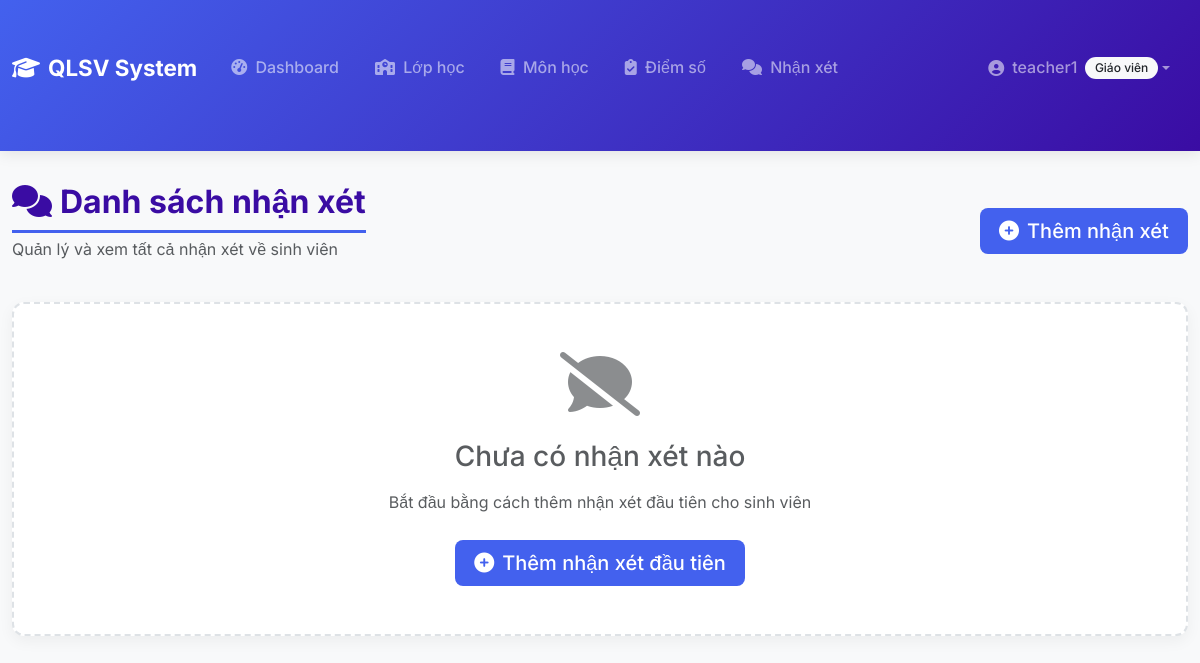
/teacher/notes/ (signed in), run on an earlier commit of the app's database.
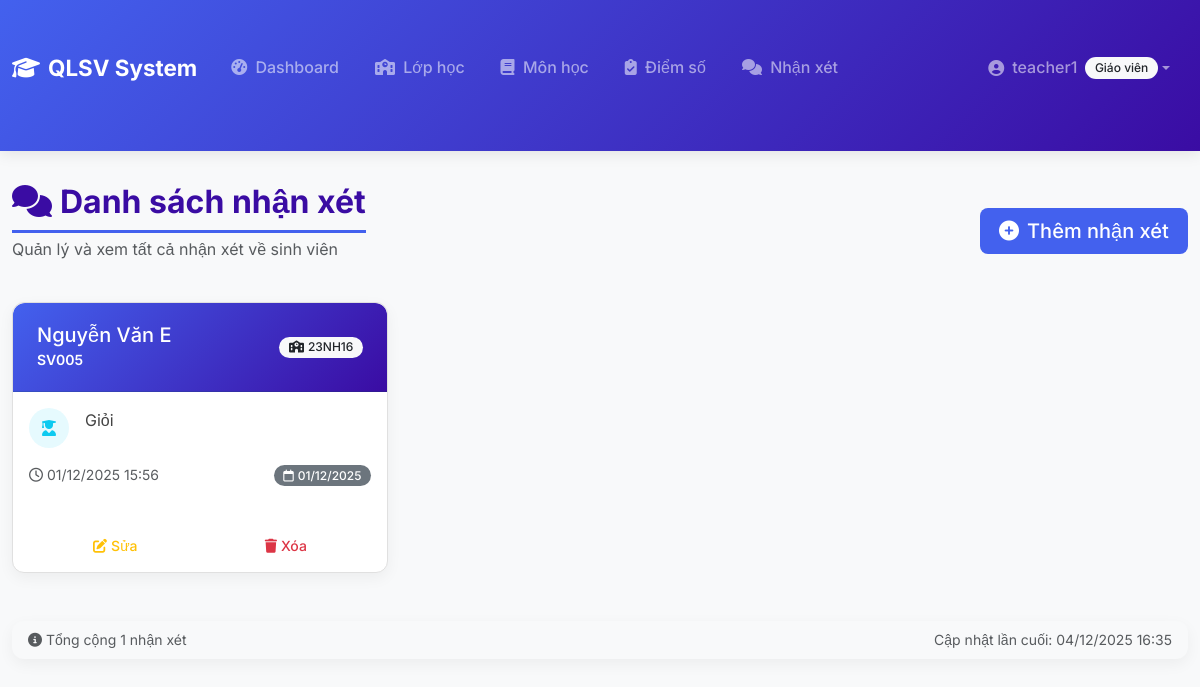
And on a later commit of the database.
### accounts/models.py (models this page shows, shortened)
class CustomUser(AbstractUser):
    ROLE_CHOICES = (
        ('admin', 'Admin'),
        ('teacher', 'Giáo viên'),
        ('student', 'Sinh viên'),
    )
    role = models.CharField(max_length=10, choices=ROLE_CHOICES, default='student')

### teacher/models.py (models this page shows, shortened)
class TeacherNote(models.Model):
    teacher = models.ForeignKey(
        User,
        on_delete=models.CASCADE,
        related_name='teacher_notes',
        limit_choices_to={'role': 'teacher'},
        verbose_name="Giáo viên"
    )
    student = models.ForeignKey(
        Student,
        on_delete=models.CASCADE,
        related_name='teacher_notes',
        verbose_name="Sinh viên"
    )
    class_obj = models.ForeignKey(
        Class,
        on_delete=models.CASCADE,
        related_name='teacher_notes',
        null=True,
        blank=True,
        verbose_name="Lớp học"
    )
    note = models.TextField(verbose_name="Nhận xét/Ghi chú")
    created_at = models.DateTimeField(auto_now_add=True)
    updated_at = models.DateTimeField(auto_now=True)
    class Meta:
        verbose_name = "Nhận xét giáo viên"
        verbose_name_plural = "Nhận xét giáo viên"
        ordering = ['-created_at']

### student/models.py (models this page shows, shortened)
class Student(models.Model):
    user = models.OneToOneField(User, on_delete=models.CASCADE, null=True, blank=True)
    ma_sv = models.CharField(max_length=20, unique=True)  # Mã sinh viên
    ho_ten = models.CharField(max_length=100)
    ngay_sinh = models.DateField()
    lop = models.CharField(max_length=50)
    email = models.EmailField(unique=True)

### classes/models.py (models this page shows, shortened)
class Class(models.Model):
    ma_lop = models.CharField(max_length=20, unique=True, verbose_name="Mã lớp")
    ten_lop = models.CharField(max_length=100, verbose_name="Tên lớp")
    giao_vien_chu_nhiem = models.ForeignKey(
        User,
        on_delete=models.SET_NULL,
        null=True,
        blank=True,
        related_name='classes_managed',
        limit_choices_to={'role': 'teacher'},
        verbose_name="Giáo viên chủ nhiệm"
    )
    students = models.ManyToManyField(
        Student,
        related_name='classes',
        blank=True,
        verbose_name="Sinh viên"
    )
    nam_hoc = models.CharField(max_length=20, default="2024-2025", verbose_name="Năm học")
    created_at = models.DateTimeField(auto_now_add=True)
    updated_at = models.DateTimeField(auto_now=True)
    class Meta:
        verbose_name = "Lớp học"
        verbose_name_plural = "Lớp học"
        ordering = ['ma_lop']

### teacher/views.py (the view)
# urls.py: path('notes/', views.teacher_note_list, name='teacher_note_list'),
@login_required
@user_passes_test(is_teacher)
def teacher_note_list(request):
    teacher = request.user
    notes = TeacherNote.objects.filter(teacher=teacher).select_related('student', 'class_obj').order_by('-created_at')
    return render(request, 'teacher/note_list.html', {
        'teacher': teacher,
        'notes': notes
    })

### teacher/views.py (called while the page is built)
def is_teacher(user):
    return user.is_authenticated and user.role == 'teacher'

### teacher/templates/teacher/note_list.html (shortened to what this page needs)
{% extends 'base.html' %}
{% block content %}
<div class="row mb-4">
    <div class="col-12">
        <div class="d-flex justify-content-between align-items-center">
            <div>
                <h2 class="page-title mb-1"><i class="fas fa-comments me-2"></i>Danh sách nhận xét</h2>
                <p class="text-muted">Quản lý và xem tất cả nhận xét về sinh viên</p>
            </div>
            <a href="{% url 'teacher_note_create' %}" class="btn btn-primary btn-lg">
                <i class="fas fa-plus-circle me-2"></i>Thêm nhận xét
            </a>
        </div>
    </div>
</div>
{% if notes %}
    <div class="row">
        {% for note in notes %}
            <div class="col-xl-4 col-lg-6 mb-4">
                <div class="card h-100 border-hover">
                    <div class="card-header d-flex justify-content-between align-items-center bg-gradient-primary text-white">
                        <div>
                            <h5 class="mb-0">{{ note.student.ho_ten }}</h5>
                            <small>{{ note.student.ma_sv }}</small>
                        </div>
                        {% if note.class_obj %}
                            <span class="badge bg-light text-dark">
                                <i class="fas fa-school me-1"></i>{{ note.class_obj.ma_lop }}
                            </span>
                        {% endif %}
                    </div>
                    <div class="card-body">
                        <div class="d-flex mb-3">
                            <div class="flex-shrink-0">
                                <div class="avatar-circle-sm bg-info bg-opacity-10 text-info">
                                    <i class="fas fa-user-graduate"></i>
                                </div>
                            </div>
                            <div class="flex-grow-1 ms-3">
                                <p class="card-text note-content">{{ note.note }}</p>
                            </div>
                        </div>
                        <div class="d-flex justify-content-between align-items-center">
                            <small class="text-muted">
                                <i class="far fa-clock me-1"></i>{{ note.created_at|date:"d/m/Y H:i" }}
                            </small>
                            <span class="badge bg-secondary">
                                <i class="far fa-calendar me-1"></i>{{ note.created_at|date:"d/m/Y" }}
                            </span>
                        </div>
                    </div>
                    <div class="card-footer bg-transparent border-top-0 pt-0">
                        <div class="btn-group w-100" role="group">
                            <a href="{% url 'teacher_note_update' note.pk %}" class="btn btn-outline-warning btn-sm">
                                <i class="fas fa-edit me-1"></i>Sửa
                            </a>
                            <a href="{% url 'teacher_note_delete' note.pk %}" class="btn btn-outline-danger btn-sm">
                                <i class="fas fa-trash me-1"></i>Xóa
                            </a>
                        </div>
                    </div>
                </div>
            </div>
        {% endfor %}
    </div>
    <div class="row mt-4">
        <div class="col-12">
            <div class="card bg-light">
                <div class="card-body py-2">
                    <div class="d-flex justify-content-between align-items-center">
                        <small class="text-muted">
                            <i class="fas fa-info-circle me-1"></i>Tổng cộng {{ notes|length }} nhận xét
                        </small>
                        <small class="text-muted">
                            Cập nhật lần cuối: {% now "d/m/Y H:i" %}
                        </small>
                    </div>
                </div>
            </div>
        </div>
    </div>
{% else %}
    <div class="row">
        <div class="col-12">
            <div class="card border-dashed">
                <div class="card-body text-center py-5">
                    <div class="empty-state-icon mb-4">
                        <i class="fas fa-comment-slash fa-4x text-muted"></i>
                    </div>
                    <h3 class="text-muted mb-3">Chưa có nhận xét nào</h3>
                    <p class="text-muted mb-4">Bắt đầu bằng cách thêm nhận xét đầu tiên cho sinh viên</p>
                    <a href="{% url 'teacher_note_create' %}" class="btn btn-primary btn-lg">
                        <i class="fas fa-plus-circle me-2"></i>Thêm nhận xét đầu tiên
                    </a>
                </div>
            </div>
        </div>
    </div>
{% endif %}
{% endblock %}

### student/templates/base.html (shortened to what this page needs)
<!DOCTYPE html>
<html lang="vi">
<head>
    <link href="https://cdn.jsdelivr.net/npm/bootstrap@5.3.3/dist/css/bootstrap.min.css" rel="stylesheet">
    <link rel="stylesheet" href="https://cdnjs.cloudflare.com/ajax/libs/font-awesome/6.4.0/css/all.min.css">
</head>
<body class="bg-light">
<nav class="navbar navbar-expand-lg navbar-dark" style="background: linear-gradient(135deg, var(--primary-color), var(--secondary-color));">
    <div class="container">
        <a class="navbar-brand d-flex align-items-center" href="{% if user.is_authenticated %}{% url 'home' %}{% else %}{% url 'login' %}{% endif %}">
            <i class="fas fa-graduation-cap me-2"></i>
            <span>QLSV System</span>
        </a>
        <div class="collapse navbar-collapse" id="navbarNav">
            <ul class="navbar-nav me-auto">
                {% if user.is_authenticated %}
                    {% if user.role == 'admin' %}
                        <li class="nav-item dropdown">
                            <a class="nav-link dropdown-toggle" href="#" id="adminDropdown" role="button" data-bs-toggle="dropdown">
                                <i class="fas fa-tachometer-alt me-1"></i> Quản trị
                            </a>
                            <ul class="dropdown-menu">
                                <li><a class="dropdown-item" href="{% url 'dashboard' %}">
                                    <i class="fas fa-chart-line me-2"></i>Dashboard
                                </a></li>
                                <li><hr class="dropdown-divider"></li>
                                <li><h6 class="dropdown-header">Quản lý hệ thống</h6></li>
                                <li><a class="dropdown-item" href="{% url 'admin_user_list' %}">
                                    <i class="fas fa-users-cog me-2"></i>Tài khoản người dùng
                                </a></li>
                                <li><a class="dropdown-item" href="{% url 'admin_teacher_list' %}">
                                    <i class="fas fa-chalkboard-teacher me-2"></i>Giáo viên
                                </a></li>
                            </ul>
                        </li>
                        <li class="nav-item">
                            <a href="{% url 'student_list' %}" class="nav-link">
                                <i class="fas fa-users me-1"></i> Sinh viên
                            </a>
                        </li>
                        <li class="nav-item">
                            <a href="{% url 'class_list' %}" class="nav-link">
                                <i class="fas fa-school me-1"></i> Lớp học
                            </a>
                        </li>
                        <li class="nav-item">
                            <a href="{% url 'subject_list' %}" class="nav-link">
                                <i class="fas fa-book me-1"></i> Môn học
                            </a>
                        </li>
                        <li class="nav-item">
                            <a href="{% url 'grade_list' %}" class="nav-link">
                                <i class="fas fa-clipboard-check me-1"></i> Điểm số
                            </a>
                        </li>
                    {% elif user.role == 'teacher' %}
                        <li class="nav-item">
                            <a href="{% url 'teacher_dashboard' %}" class="nav-link">
                                <i class="fas fa-tachometer-alt me-1"></i> Dashboard
                            </a>
                        </li>
                        <li class="nav-item">
                            <a href="{% url 'class_list' %}" class="nav-link">
                                <i class="fas fa-school me-1"></i> Lớp học
                            </a>
                        </li>
                        <li class="nav-item">
                            <a href="{% url 'subject_list' %}" class="nav-link">
                                <i class="fas fa-book me-1"></i> Môn học
                            </a>
                        </li>
                        <li class="nav-item">
                            <a href="{% url 'grade_list' %}" class="nav-link">
                                <i class="fas fa-clipboard-check me-1"></i> Điểm số
                            </a>
                        </li>
                        <li class="nav-item">
                            <a href="{% url 'teacher_note_list' %}" class="nav-link">
                                <i class="fas fa-comments me-1"></i> Nhận xét
                            </a>
                        </li>
                    {% endif %}
                {% endif %}
            </ul>
            <ul class="navbar-nav">
                {% if user.is_authenticated %}
                    <li class="nav-item dropdown">
                        <a class="nav-link dropdown-toggle d-flex align-items-center" href="#" id="userDropdown" role="button" data-bs-toggle="dropdown">
                            <i class="fas fa-user-circle me-2"></i>
                            <span>{{ user.username }}</span>
                            <span class="badge bg-light text-dark ms-2">{{ user.get_role_display }}</span>
                        </a>
                    </li>
                {% else %}
                    <li class="nav-item">
                        <a href="{% url 'login' %}" class="nav-link">
                            <i class="fas fa-sign-in-alt me-1"></i> Đăng nhập
                        </a>
                    </li>
                {% endif %}
            </ul>
        </div>
    </div>
</nav>
<div class="container">
    {% block content %}{% endblock %}
</div>
</body>
</html>

### student/templates/base.html (style rules this page uses)
:root { --primary-color: #4361ee; --secondary-color: #3a0ca3; --success-color: #06d6a0; --info-color: #118ab2; --warning-color: #ffd166; --danger-color: #ef476f; --light-color: #f8f9fa; --dark-color: #212529; }
body { font-family: 'Inter', sans-serif; background-color: #f5f7fb; color: #333; line-height: 1.6; }
.navbar { box-shadow: 0 2px 15px rgba(0,0,0,0.1); padding-top: 0.8rem; padding-bottom: 0.8rem; }
.navbar-brand { font-weight: 700; font-size: 1.4rem; color: white !important; }
.nav-link { font-weight: 500; padding: 0.5rem 1rem !important; border-radius: 4px; margin: 0 2px; transition: all 0.2s ease; }
.container { max-width: 1400px; padding-top: 2rem; padding-bottom: 3rem; }
.card { border: none; border-radius: 12px; box-shadow: 0 5px 15px rgba(0,0,0,0.05); transition: transform 0.3s ease, box-shadow 0.3s ease; margin-bottom: 1.5rem; overflow: hidden; }
.card-header { border-radius: 12px 12px 0 0 !important; padding: 1.2rem 1.5rem; font-weight: 600; }
.btn { border-radius: 8px; padding: 0.5rem 1.2rem; font-weight: 500; transition: all 0.2s ease; border: none; }
.btn-primary { background-color: var(--primary-color); }
.badge { padding: 0.4em 0.8em; border-radius: 20px; font-weight: 500; }
.page-title { color: var(--secondary-color); font-weight: 700; margin-bottom: 1.5rem; padding-bottom: 0.5rem; border-bottom: 3px solid var(--primary-color); display: inline-block; }

### teacher/templates/teacher/note_list.html (style rules this page uses)
.avatar-circle-sm { width: 40px; height: 40px; border-radius: 50%; display: flex; align-items: center; justify-content: center; font-size: 1rem; }
.border-hover { transition: all 0.3s ease; border: 1px solid #e0e0e0; }
.note-content { line-height: 1.6; color: #444; }
.bg-gradient-primary { background: linear-gradient(135deg, var(--primary-color), var(--secondary-color)); }

What changed in the data, as far as the page shows it:
added TeacherNote: student.ho_ten "Nguyễn Văn E", student.ma_sv "SV005", class_obj.ma_lop "23NH16", note "Giỏi", created_at "01/12/2025 15:56", created_at "01/12/2025"
Also different on the page:
{{ notes|length }}: (not shown) → "1"
text no longer shown: "Chưa có nhận xét nào Bắt đầu bằng cách thêm nhận xét đầu tiên cho sinh viên Thêm nhận xét đầu tiên"
text now shown: "Tổng cộng nhận xét Cập nhật lần cuối: 04/12/2025 16:35"
